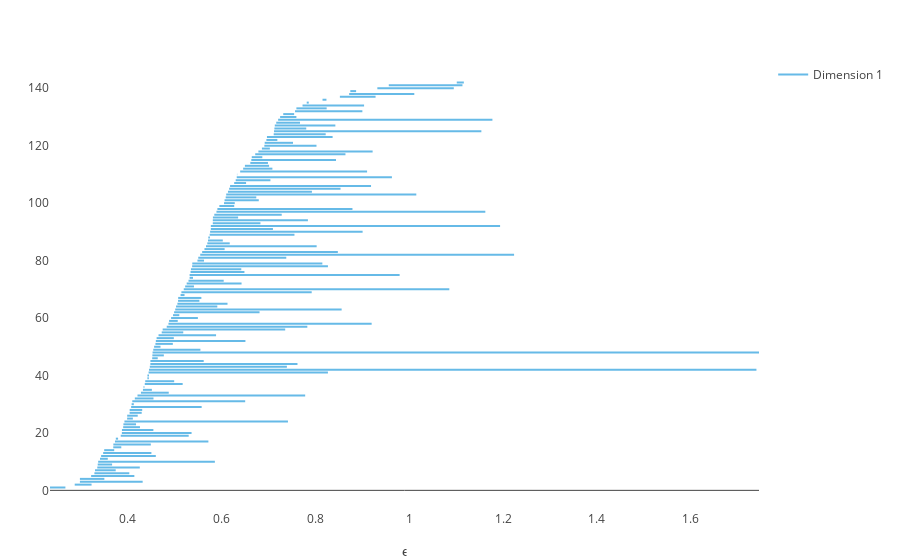

The code cell stored with this chart in its notebook:
### Code cell
plotbarcode_pjs(PH, dim=1)

### Figure 1 — Plotly figure (JSON) as saved in the notebook; plotly's stock layout.template omitted (floating-point values rounded to 4 significant figures)
{"data": [{"line": {"color": "#66BAE7", "width": 2}, "mode": "lines", "showlegend": false, "type": "scatter", "x": [1.102, 1.117], "y": [142, 142]}, {"line": {"color": "#66BAE7", "width": 2}, "mode": "lines", "showlegend": false, "type": "scatter", "x": [0.9568, 1.114], "y": [141, 141]}, {"line": {"color": "#66BAE7", "width": 2}, "mode": "lines", "showlegend": false, "type": "scatter", "x": [0.9325, 1.095], "y": [140, 140]}, {"line": {"color": "#66BAE7", "width": 2}, "mode": "lines", "showlegend": false, "type": "scatter", "x": [0.8749, 0.8872], "y": [139, 139]}, {"line": {"color": "#66BAE7", "width": 2}, "mode": "lines", "showlegend": false, "type": "scatter", "x": [0.8725, 1.011], "y": [138, 138]}, {"line": {"color": "#66BAE7", "width": 2}, "mode": "lines", "showlegend": false, "type": "scatter", "x": [0.8527, 0.9287], "y": [137, 137]}, {"line": {"color": "#66BAE7", "width": 2}, "mode": "lines", "showlegend": false, "type": "scatter", "x": [0.8157, 0.8241], "y": [136, 136]}, {"line": {"color": "#66BAE7", "width": 2}, "mode": "lines", "showlegend": false, "type": "scatter", "x": [0.7821, 0.7864], "y": [135, 135]}, {"line": {"color": "#66BAE7", "width": 2}, "mode": "lines", "showlegend": false, "type": "scatter", "x": [0.7732, 0.9042], "y": [134, 134]}, {"line": {"color": "#66BAE7", "width": 2}, "mode": "lines", "showlegend": false, "type": "scatter", "x": [0.7601, 0.8246], "y": [133, 133]}, {"line": {"color": "#66BAE7", "width": 2}, "mode": "lines", "showlegend": false, "type": "scatter", "x": [0.7572, 0.9006], "y": [132, 132]}, {"line": {"color": "#66BAE7", "width": 2}, "mode": "lines", "showlegend": false, "type": "scatter", "x": [0.7321, 0.7553], "y": [131, 131]}, {"line": {"color": "#66BAE7", "width": 2}, "mode": "lines", "showlegend": false, "type": "scatter", "x": [0.7255, 0.7601], "y": [130, 130]}, {"line": {"color": "#66BAE7", "width": 2}, "mode": "lines", "showlegend": false, "type": "scatter", "x": [0.7212, 1.177], "y": [129, 129]}, {"line": {"color": "#66BAE7", "width": 2}, "mode": "lines", "showlegend": false, "type": "scatter", "x": [0.7172, 0.7678], "y": [128, 128]}, {"line": {"color": "#66BAE7", "width": 2}, "mode": "lines", "showlegend": false, "type": "scatter", "x": [0.7141, 0.8431], "y": [127, 127]}, {"line": {"color": "#66BAE7", "width": 2}, "mode": "lines", "showlegend": false, "type": "scatter", "x": [0.7133, 0.7811], "y": [126, 126]}, {"line": {"color": "#66BAE7", "width": 2}, "mode": "lines", "showlegend": false, "type": "scatter", "x": [0.7125, 1.154], "y": [125, 125]}, {"line": {"color": "#66BAE7", "width": 2}, "mode": "lines", "showlegend": false, "type": "scatter", "x": [0.7118, 0.8225], "y": [124, 124]}, {"line": {"color": "#66BAE7", "width": 2}, "mode": "lines", "showlegend": false, "type": "scatter", "x": [0.6975, 0.8372], "y": [123, 123]}, {"line": {"color": "#66BAE7", "width": 2}, "mode": "lines", "showlegend": false, "type": "scatter", "x": [0.6962, 0.7196], "y": [122, 122]}, {"line": {"color": "#66BAE7", "width": 2}, "mode": "lines", "showlegend": false, "type": "scatter", "x": [0.6926, 0.7529], "y": [121, 121]}, {"line": {"color": "#66BAE7", "width": 2}, "mode": "lines", "showlegend": false, "type": "scatter", "x": [0.6919, 0.8029], "y": [120, 120]}, {"line": {"color": "#66BAE7", "width": 2}, "mode": "lines", "showlegend": false, "type": "scatter", "x": [0.6867, 0.7036], "y": [119, 119]}, {"line": {"color": "#66BAE7", "width": 2}, "mode": "lines", "showlegend": false, "type": "scatter", "x": [0.6792, 0.9224], "y": [118, 118]}, {"line": {"color": "#66BAE7", "width": 2}, "mode": "lines", "showlegend": false, "type": "scatter", "x": [0.6724, 0.8646], "y": [117, 117]}, {"line": {"color": "#66BAE7", "width": 2}, "mode": "lines", "showlegend": false, "type": "scatter", "x": [0.6651, 0.6876], "y": [116, 116]}, {"line": {"color": "#66BAE7", "width": 2}, "mode": "lines", "showlegend": false, "type": "scatter", "x": [0.6642, 0.8444], "y": [115, 115]}, {"line": {"color": "#66BAE7", "width": 2}, "mode": "lines", "showlegend": false, "type": "scatter", "x": [0.662, 0.6996], "y": [114, 114]}, {"line": {"color": "#66BAE7", "width": 2}, "mode": "lines", "showlegend": false, "type": "scatter", "x": [0.6505, 0.702], "y": [113, 113]}, {"line": {"color": "#66BAE7", "width": 2}, "mode": "lines", "showlegend": false, "type": "scatter", "x": [0.6468, 0.709], "y": [112, 112]}, {"line": {"color": "#66BAE7", "width": 2}, "mode": "lines", "showlegend": false, "type": "scatter", "x": [0.6404, 0.9106], "y": [111, 111]}, {"line": {"color": "#66BAE7", "width": 2}, "mode": "lines", "showlegend": false, "type": "scatter", "x": [0.6336, 0.6341], "y": [110, 110]}, {"line": {"color": "#66BAE7", "width": 2}, "mode": "lines", "showlegend": false, "type": "scatter", "x": [0.6331, 0.9635], "y": [109, 109]}, {"line": {"color": "#66BAE7", "width": 2}, "mode": "lines", "showlegend": false, "type": "scatter", "x": [0.6309, 0.7048], "y": [108, 108]}, {"line": {"color": "#66BAE7", "width": 2}, "mode": "lines", "showlegend": false, "type": "scatter", "x": [0.6277, 0.653], "y": [107, 107]}, {"line": {"color": "#66BAE7", "width": 2}, "mode": "lines", "showlegend": false, "type": "scatter", "x": [0.6189, 0.919], "y": [106, 106]}, {"line": {"color": "#66BAE7", "width": 2}, "mode": "lines", "showlegend": false, "type": "scatter", "x": [0.6169, 0.8541], "y": [105, 105]}, {"line": {"color": "#66BAE7", "width": 2}, "mode": "lines", "showlegend": false, "type": "scatter", "x": [0.6144, 0.7931], "y": [104, 104]}, {"line": {"color": "#66BAE7", "width": 2}, "mode": "lines", "showlegend": false, "type": "scatter", "x": [0.6107, 1.015], "y": [103, 103]}, {"line": {"color": "#66BAE7", "width": 2}, "mode": "lines", "showlegend": false, "type": "scatter", "x": [0.6096, 0.6747], "y": [102, 102]}, {"line": {"color": "#66BAE7", "width": 2}, "mode": "lines", "showlegend": false, "type": "scatter", "x": [0.6072, 0.68], "y": [101, 101]}, {"line": {"color": "#66BAE7", "width": 2}, "mode": "lines", "showlegend": false, "type": "scatter", "x": [0.606, 0.6289], "y": [100, 100]}, {"line": {"color": "#66BAE7", "width": 2}, "mode": "lines", "showlegend": false, "type": "scatter", "x": [0.5961, 0.6278], "y": [99, 99]}, {"line": {"color": "#66BAE7", "width": 2}, "mode": "lines", "showlegend": false, "type": "scatter", "x": [0.5919, 0.8795], "y": [98, 98]}, {"line": {"color": "#66BAE7", "width": 2}, "mode": "lines", "showlegend": false, "type": "scatter", "x": [0.5899, 1.162], "y": [97, 97]}, {"line": {"color": "#66BAE7", "width": 2}, "mode": "lines", "showlegend": false, "type": "scatter", "x": [0.5853, 0.7289], "y": [96, 96]}, {"line": {"color": "#66BAE7", "width": 2}, "mode": "lines", "showlegend": false, "type": "scatter", "x": [0.5824, 0.6361], "y": [95, 95]}, {"line": {"color": "#66BAE7", "width": 2}, "mode": "lines", "showlegend": false, "type": "scatter", "x": [0.5822, 0.7846], "y": [94, 94]}, {"line": {"color": "#66BAE7", "width": 2}, "mode": "lines", "showlegend": false, "type": "scatter", "x": [0.5821, 0.6836], "y": [93, 93]}, {"line": {"color": "#66BAE7", "width": 2}, "mode": "lines", "showlegend": false, "type": "scatter", "x": [0.578, 1.194], "y": [92, 92]}, {"line": {"color": "#66BAE7", "width": 2}, "mode": "lines", "showlegend": false, "type": "scatter", "x": [0.578, 0.7102], "y": [91, 91]}, {"line": {"color": "#66BAE7", "width": 2}, "mode": "lines", "showlegend": false, "type": "scatter", "x": [0.5764, 0.9011], "y": [90, 90]}, {"line": {"color": "#66BAE7", "width": 2}, "mode": "lines", "showlegend": false, "type": "scatter", "x": [0.5754, 0.756], "y": [89, 89]}, {"line": {"color": "#66BAE7", "width": 2}, "mode": "lines", "showlegend": false, "type": "scatter", "x": [0.5726, 0.576], "y": [88, 88]}, {"line": {"color": "#66BAE7", "width": 2}, "mode": "lines", "showlegend": false, "type": "scatter", "x": [0.5719, 0.6034], "y": [87, 87]}, {"line": {"color": "#66BAE7", "width": 2}, "mode": "lines", "showlegend": false, "type": "scatter", "x": [0.5705, 0.6182], "y": [86, 86]}, {"line": {"color": "#66BAE7", "width": 2}, "mode": "lines", "showlegend": false, "type": "scatter", "x": [0.5677, 0.8032], "y": [85, 85]}, {"line": {"color": "#66BAE7", "width": 2}, "mode": "lines", "showlegend": false, "type": "scatter", "x": [0.5644, 0.6073], "y": [84, 84]}, {"line": {"color": "#66BAE7", "width": 2}, "mode": "lines", "showlegend": false, "type": "scatter", "x": [0.5595, 0.8484], "y": [83, 83]}, {"line": {"color": "#66BAE7", "width": 2}, "mode": "lines", "showlegend": false, "type": "scatter", "x": [0.5554, 1.224], "y": [82, 82]}, {"line": {"color": "#66BAE7", "width": 2}, "mode": "lines", "showlegend": false, "type": "scatter", "x": [0.5512, 0.7386], "y": [81, 81]}, {"line": {"color": "#66BAE7", "width": 2}, "mode": "lines", "showlegend": false, "type": "scatter", "x": [0.5495, 0.5634], "y": [80, 80]}, {"line": {"color": "#66BAE7", "width": 2}, "mode": "lines", "showlegend": false, "type": "scatter", "x": [0.5385, 0.8154], "y": [79, 79]}, {"line": {"color": "#66BAE7", "width": 2}, "mode": "lines", "showlegend": false, "type": "scatter", "x": [0.5382, 0.8273], "y": [78, 78]}, {"line": {"color": "#66BAE7", "width": 2}, "mode": "lines", "showlegend": false, "type": "scatter", "x": [0.5356, 0.6428], "y": [77, 77]}, {"line": {"color": "#66BAE7", "width": 2}, "mode": "lines", "showlegend": false, "type": "scatter", "x": [0.5347, 0.6495], "y": [76, 76]}, {"line": {"color": "#66BAE7", "width": 2}, "mode": "lines", "showlegend": false, "type": "scatter", "x": [0.5328, 0.9799], "y": [75, 75]}, {"line": {"color": "#66BAE7", "width": 2}, "mode": "lines", "showlegend": false, "type": "scatter", "x": [0.5327, 0.5401], "y": [74, 74]}, {"line": {"color": "#66BAE7", "width": 2}, "mode": "lines", "showlegend": false, "type": "scatter", "x": [0.5304, 0.6054], "y": [73, 73]}, {"line": {"color": "#66BAE7", "width": 2}, "mode": "lines", "showlegend": false, "type": "scatter", "x": [0.5265, 0.6434], "y": [72, 72]}, {"line": {"color": "#66BAE7", "width": 2}, "mode": "lines", "showlegend": false, "type": "scatter", "x": [0.5233, 0.542], "y": [71, 71]}, {"line": {"color": "#66BAE7", "width": 2}, "mode": "lines", "showlegend": false, "type": "scatter", "x": [0.5203, 1.086], "y": [70, 70]}, {"line": {"color": "#66BAE7", "width": 2}, "mode": "lines", "showlegend": false, "type": "scatter", "x": [0.5153, 0.7927], "y": [69, 69]}, {"line": {"color": "#66BAE7", "width": 2}, "mode": "lines", "showlegend": false, "type": "scatter", "x": [0.5135, 0.522], "y": [68, 68]}, {"line": {"color": "#66BAE7", "width": 2}, "mode": "lines", "showlegend": false, "type": "scatter", "x": [0.5085, 0.5578], "y": [67, 67]}, {"line": {"color": "#66BAE7", "width": 2}, "mode": "lines", "showlegend": false, "type": "scatter", "x": [0.5082, 0.5536], "y": [66, 66]}, {"line": {"color": "#66BAE7", "width": 2}, "mode": "lines", "showlegend": false, "type": "scatter", "x": [0.5068, 0.6135], "y": [65, 65]}, {"line": {"color": "#66BAE7", "width": 2}, "mode": "lines", "showlegend": false, "type": "scatter", "x": [0.5039, 0.5918], "y": [64, 64]}, {"line": {"color": "#66BAE7", "width": 2}, "mode": "lines", "showlegend": false, "type": "scatter", "x": [0.5021, 0.8564], "y": [63, 63]}, {"line": {"color": "#66BAE7", "width": 2}, "mode": "lines", "showlegend": false, "type": "scatter", "x": [0.4998, 0.6817], "y": [62, 62]}, {"line": {"color": "#66BAE7", "width": 2}, "mode": "lines", "showlegend": false, "type": "scatter", "x": [0.4975, 0.5108], "y": [61, 61]}, {"line": {"color": "#66BAE7", "width": 2}, "mode": "lines", "showlegend": false, "type": "scatter", "x": [0.4934, 0.5504], "y": [60, 60]}, {"line": {"color": "#66BAE7", "width": 2}, "mode": "lines", "showlegend": false, "type": "scatter", "x": [0.4891, 0.5075], "y": [59, 59]}, {"line": {"color": "#66BAE7", "width": 2}, "mode": "lines", "showlegend": false, "type": "scatter", "x": [0.4878, 0.9203], "y": [58, 58]}, {"line": {"color": "#66BAE7", "width": 2}, "mode": "lines", "showlegend": false, "type": "scatter", "x": [0.4841, 0.7834], "y": [57, 57]}, {"line": {"color": "#66BAE7", "width": 2}, "mode": "lines", "showlegend": false, "type": "scatter", "x": [0.4754, 0.7363], "y": [56, 56]}, {"line": {"color": "#66BAE7", "width": 2}, "mode": "lines", "showlegend": false, "type": "scatter", "x": [0.4734, 0.5193], "y": [55, 55]}, {"line": {"color": "#66BAE7", "width": 2}, "mode": "lines", "showlegend": false, "type": "scatter", "x": [0.4666, 0.5891], "y": [54, 54]}, {"line": {"color": "#66BAE7", "width": 2}, "mode": "lines", "showlegend": false, "type": "scatter", "x": [0.4625, 0.4991], "y": [53, 53]}, {"line": {"color": "#66BAE7", "width": 2}, "mode": "lines", "showlegend": false, "type": "scatter", "x": [0.4609, 0.6516], "y": [52, 52]}, {"line": {"color": "#66BAE7", "width": 2}, "mode": "lines", "showlegend": false, "type": "scatter", "x": [0.46, 0.497], "y": [51, 51]}, {"line": {"color": "#66BAE7", "width": 2}, "mode": "lines", "showlegend": false, "type": "scatter", "x": [0.4572, 0.4708], "y": [50, 50]}, {"line": {"color": "#66BAE7", "width": 2}, "mode": "lines", "showlegend": false, "type": "scatter", "x": [0.4554, 0.5558], "y": [49, 49]}, {"line": {"color": "#66BAE7", "width": 2}, "mode": "lines", "showlegend": false, "type": "scatter", "x": [0.4539, 1.745], "y": [48, 48]}, {"line": {"color": "#66BAE7", "width": 2}, "mode": "lines", "showlegend": false, "type": "scatter", "x": [0.4535, 0.4779], "y": [47, 47]}, {"line": {"color": "#66BAE7", "width": 2}, "mode": "lines", "showlegend": false, "type": "scatter", "x": [0.4531, 0.4649], "y": [46, 46]}, {"line": {"color": "#66BAE7", "width": 2}, "mode": "lines", "showlegend": false, "type": "scatter", "x": [0.4493, 0.5628], "y": [45, 45]}, {"line": {"color": "#66BAE7", "width": 2}, "mode": "lines", "showlegend": false, "type": "scatter", "x": [0.4492, 0.7624], "y": [44, 44]}, {"line": {"color": "#66BAE7", "width": 2}, "mode": "lines", "showlegend": false, "type": "scatter", "x": [0.4481, 0.7399], "y": [43, 43]}, {"line": {"color": "#66BAE7", "width": 2}, "mode": "lines", "showlegend": false, "type": "scatter", "x": [0.4463, 1.74], "y": [42, 42]}, {"line": {"color": "#66BAE7", "width": 2}, "mode": "lines", "showlegend": false, "type": "scatter", "x": [0.4454, 0.8272], "y": [41, 41]}, {"line": {"color": "#66BAE7", "width": 2}, "mode": "lines", "showlegend": false, "type": "scatter", "x": [0.443, 0.4463], "y": [40, 40]}, {"line": {"color": "#66BAE7", "width": 2}, "mode": "lines", "showlegend": false, "type": "scatter", "x": [0.4429, 0.446], "y": [39, 39]}, {"line": {"color": "#66BAE7", "width": 2}, "mode": "lines", "showlegend": false, "type": "scatter", "x": [0.4383, 0.4999], "y": [38, 38]}, {"line": {"color": "#66BAE7", "width": 2}, "mode": "lines", "showlegend": false, "type": "scatter", "x": [0.4373, 0.518], "y": [37, 37]}, {"line": {"color": "#66BAE7", "width": 2}, "mode": "lines", "showlegend": false, "type": "scatter", "x": [0.4349, 0.4365], "y": [36, 36]}, {"line": {"color": "#66BAE7", "width": 2}, "mode": "lines", "showlegend": false, "type": "scatter", "x": [0.4334, 0.4524], "y": [35, 35]}, {"line": {"color": "#66BAE7", "width": 2}, "mode": "lines", "showlegend": false, "type": "scatter", "x": [0.4291, 0.4884], "y": [34, 34]}, {"line": {"color": "#66BAE7", "width": 2}, "mode": "lines", "showlegend": false, "type": "scatter", "x": [0.4218, 0.7788], "y": [33, 33]}, {"line": {"color": "#66BAE7", "width": 2}, "mode": "lines", "showlegend": false, "type": "scatter", "x": [0.4161, 0.4559], "y": [32, 32]}, {"line": {"color": "#66BAE7", "width": 2}, "mode": "lines", "showlegend": false, "type": "scatter", "x": [0.4107, 0.6511], "y": [31, 31]}, {"line": {"color": "#66BAE7", "width": 2}, "mode": "lines", "showlegend": false, "type": "scatter", "x": [0.4093, 0.414], "y": [30, 30]}, {"line": {"color": "#66BAE7", "width": 2}, "mode": "lines", "showlegend": false, "type": "scatter", "x": [0.4083, 0.5584], "y": [29, 29]}, {"line": {"color": "#66BAE7", "width": 2}, "mode": "lines", "showlegend": false, "type": "scatter", "x": [0.4052, 0.4319], "y": [28, 28]}, {"line": {"color": "#66BAE7", "width": 2}, "mode": "lines", "showlegend": false, "type": "scatter", "x": [0.405, 0.4308], "y": [27, 27]}, {"line": {"color": "#66BAE7", "width": 2}, "mode": "lines", "showlegend": false, "type": "scatter", "x": [0.3999, 0.4223], "y": [26, 26]}, {"line": {"color": "#66BAE7", "width": 2}, "mode": "lines", "showlegend": false, "type": "scatter", "x": [0.3998, 0.4119], "y": [25, 25]}, {"line": {"color": "#66BAE7", "width": 2}, "mode": "lines", "showlegend": false, "type": "scatter", "x": [0.394, 0.7422], "y": [24, 24]}, {"line": {"color": "#66BAE7", "width": 2}, "mode": "lines", "showlegend": false, "type": "scatter", "x": [0.3919, 0.4187], "y": [23, 23]}, {"line": {"color": "#66BAE7", "width": 2}, "mode": "lines", "showlegend": false, "type": "scatter", "x": [0.3913, 0.4271], "y": [22, 22]}, {"line": {"color": "#66BAE7", "width": 2}, "mode": "lines", "showlegend": false, "type": "scatter", "x": [0.3887, 0.4556], "y": [21, 21]}, {"line": {"color": "#66BAE7", "width": 2}, "mode": "lines", "showlegend": false, "type": "scatter", "x": [0.3885, 0.5369], "y": [20, 20]}, {"line": {"color": "#66BAE7", "width": 2}, "mode": "lines", "showlegend": false, "type": "scatter", "x": [0.3861, 0.5308], "y": [19, 19]}, {"line": {"color": "#66BAE7", "width": 2}, "mode": "lines", "showlegend": false, "type": "scatter", "x": [0.3757, 0.3805], "y": [18, 18]}, {"line": {"color": "#66BAE7", "width": 2}, "mode": "lines", "showlegend": false, "type": "scatter", "x": [0.3738, 0.5728], "y": [17, 17]}, {"line": {"color": "#66BAE7", "width": 2}, "mode": "lines", "showlegend": false, "type": "scatter", "x": [0.3704, 0.4502], "y": [16, 16]}, {"line": {"color": "#66BAE7", "width": 2}, "mode": "lines", "showlegend": false, "type": "scatter", "x": [0.3702, 0.3873], "y": [15, 15]}, {"line": {"color": "#66BAE7", "width": 2}, "mode": "lines", "showlegend": false, "type": "scatter", "x": [0.351, 0.3723], "y": [14, 14]}, {"line": {"color": "#66BAE7", "width": 2}, "mode": "lines", "showlegend": false, "type": "scatter", "x": [0.3487, 0.4514], "y": [13, 13]}, {"line": {"color": "#66BAE7", "width": 2}, "mode": "lines", "showlegend": false, "type": "scatter", "x": [0.3444, 0.4608], "y": [12, 12]}, {"line": {"color": "#66BAE7", "width": 2}, "mode": "lines", "showlegend": false, "type": "scatter", "x": [0.342, 0.3586], "y": [11, 11]}, {"line": {"color": "#66BAE7", "width": 2}, "mode": "lines", "showlegend": false, "type": "scatter", "x": [0.3381, 0.5866], "y": [10, 10]}, {"line": {"color": "#66BAE7", "width": 2}, "mode": "lines", "showlegend": false, "type": "scatter", "x": [0.3372, 0.3677], "y": [9, 9]}, {"line": {"color": "#66BAE7", "width": 2}, "mode": "lines", "showlegend": false, "type": "scatter", "x": [0.3362, 0.4267], "y": [8, 8]}, {"line": {"color": "#66BAE7", "width": 2}, "mode": "lines", "showlegend": false, "type": "scatter", "x": [0.3314, 0.3754], "y": [7, 7]}, {"line": {"color": "#66BAE7", "width": 2}, "mode": "lines", "showlegend": false, "type": "scatter", "x": [0.3301, 0.4044], "y": [6, 6]}, {"line": {"color": "#66BAE7", "width": 2}, "mode": "lines", "showlegend": false, "type": "scatter", "x": [0.3231, 0.4151], "y": [5, 5]}, {"line": {"color": "#66BAE7", "width": 2}, "mode": "lines", "showlegend": false, "type": "scatter", "x": [0.2992, 0.3513], "y": [4, 4]}, {"line": {"color": "#66BAE7", "width": 2}, "mode": "lines", "showlegend": false, "type": "scatter", "x": [0.2992, 0.4328], "y": [3, 3]}, {"line": {"color": "#66BAE7", "width": 2}, "mode": "lines", "showlegend": false, "type": "scatter", "x": [0.2882, 0.324], "y": [2, 2]}, {"line": {"color": "#66BAE7", "width": 2}, "mode": "lines", "name": "Dimension 1", "type": "scatter", "x": [0.2356, 0.2683], "y": [1, 1]}], "layout": {"margin": {"b": 50, "l": 50, "r": 50, "t": 60}, "xaxis": {"rangevar": [-0.001, 1.746], "showgrid": false, "title": "ϵ", "zeroline": false}, "yaxis": {"rangevar": [0, 142.1], "showgrid": false, "ticks": false}}}
